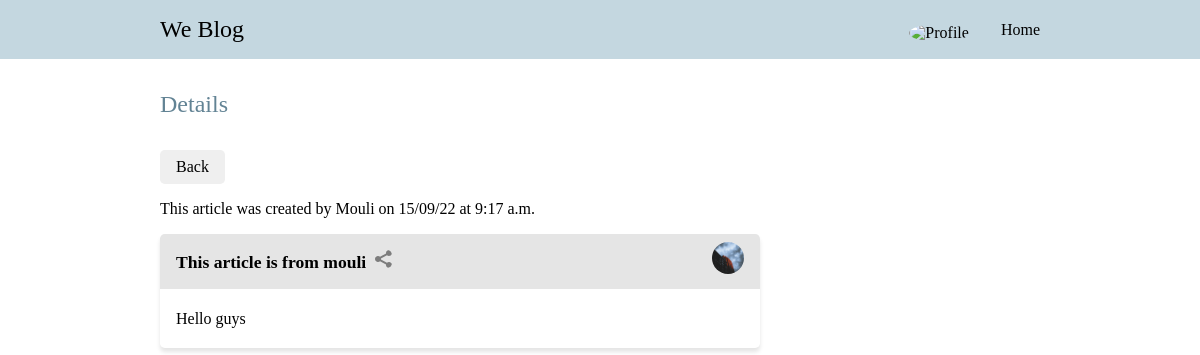
The app's page /Detail/1 with its own data.
### blog/models.py (models this page shows, shortened)
class Article(models.Model):
    user = models.ForeignKey(User, on_delete=models.CASCADE, null=True)
    title=models.CharField(max_length=200)
    desc=models.TextField()
    date = models.DateTimeField(default=datetime.now)
    pic = models.ImageField(null = True, blank = True, upload_to='Articlepics/')

class Profile(models.Model):
    user = models.OneToOneField(User, on_delete=models.CASCADE, null=True)
    pic = models.ImageField(default="Defaultprofilepic.jpg", upload_to='Profiles/')

### blog/views.py (the view)
# urls.py: path('Detail/<int:Article_id>', views.detail, name="Detail" ),
def detail(request, Article_id):
    return render(request, 'Detail.html', {'Article':Article.objects.get(id=Article_id)})

### Templates/Detail.html (shortened to what this page needs)
{% load static %}
<!DOCTYPE html>
<html lang="en">
  <head>
    <link rel="stylesheet" href="{% static '/Css/Landingpage.css' %}" />
    <link rel="stylesheet" href="{% static '/Css/Home.css' %}" />
    <link rel="stylesheet" href="{% static '/Css/Details.css' %}" />
  </head>
  <body>
    <header>
      <a href="/"><span>We Blog</span></a>
      <ul>
        <a class="nohover" href="{% url 'Profile' %}"
        ><img src="{{user.profile.pic.url}}" alt="Profile"
      /></a>
        <a href="{% url 'Bloghome' %}">
          <li>Home</li>
        </a>
      </ul>
    </header>
    <div class="Main">
      <h1>Details</h1>
      <a class="Back" href="{% url 'Bloghome' %}"><button>Back</button></a>
      <p class="detail">This article was created by {{Article.user}} on {{Article.date | date:"j/m/y"}} at {{Article.date | time}}</p class="detail">
      <div class="Article">
        <section>
          <p class="title" id="title-{{Article.id}}">
            <b>{{Article.title}}&nbsp;</b>
            <svg
              class="share"
              id="http://127.0.0.1:8000/Detail/{{Article.id}}"
              onclick="Copy(this)"
              width="17"
              height="18"
              viewBox="0 0 17 18"
              fill="none"
              xmlns="http://www.w3.org/2000/svg"
            >
              <path
                d="M0 9C0 10.654 1.346 12 3 12C3.794 12 4.512 11.685 5.049 11.18L11.04 14.604C11.022 14.734 11 14.864 11 15C11 16.654 12.346 18 14 18C15.654 18 17 16.654 17 15C17 13.346 15.654 12 14 12C13.206 12 12.488 12.315 11.951 12.82L5.96 9.397C5.978 9.266 6 9.136 6 9C6 8.864 5.978 8.734 5.96 8.603L11.951 5.18C12.488 5.685 13.206 6 14 6C15.654 6 17 4.654 17 3C17 1.346 15.654 0 14 0C12.346 0 11 1.346 11 3C11 3.136 11.022 3.266 11.04 3.397L5.049 6.82C4.496 6.29468 3.76273 6.00123 3 6C1.346 6 0 7.346 0 9Z"
                fill="#7D7D7D"
              />
            </svg>
          </p>
          <a href="{% url 'Authorpage' Article.user.id %}">
            <img src="{{Article.user.profile.pic.url}}" alt="Profilepic" />
          </a>
        </section>
        <div class="desc">
          <p>{{Article.desc}}</p>
        </div>
      </div>
    </div>
  </body>
</html>

### Static/Css/Landingpage.css (style rules this page uses)
:root { --radius: 0.3rem; --input: #ededed; --para-light: #595959; --para-dark: #000000; --ff: montserrat medium; --header-light: #242424; --horizantal-padding: 10rem; --primary-clr-800: #628394; --primary-clr-400: #c4d7e0; }
* { margin: 0; padding: 0; font-family: var(--ff); text-decoration: none; box-sizing: border-box; scroll-behavior: smooth; border-radius: var(--radius); }
::placeholder { color: #a7a7a7; }
header { display: flex; flex-wrap: wrap; border-radius: 0; max-height: 4rem; align-items: center; padding: 1rem var(--horizantal-padding); background-color: var(--primary-clr-400); }
header a { cursor: pointer; color: var(--para-dark); }
header img { top: 0.2rem; width: 2rem; height: 2rem; object-fit: cover; position: relative; border-radius: 50%; }
header span { font-size: 1.5rem; cursor: pointer; }
ul { gap: 2rem; display: flex; font-size: 1rem; list-style: none; margin-left: auto; place-items: center; }

### Static/Css/Home.css (style rules this page uses)
header { border-radius: 0px; position: sticky; top: 0; }
.Main { margin: 0 var(--horizantal-padding); }
h1 { font-weight: lighter; color: var(--primary-clr-800); font-size: 1.5rem; }
.Article { width: 50vw; margin: 1rem 0; box-shadow: 0px 4px 4px 0px #e5e5e5; }
.Article section { display: flex; gap: 2rem; line-height: 1.5rem; align-items: center; padding: 0.5rem 1rem; justify-content: space-between; border-radius: 0.3rem 0.3rem 0 0; background-color: #e5e5e5; }
.Article section img { width: 2rem; height: 2rem; object-fit: cover; border-radius: 50%; }
.title { font-size: 1.1rem; line-height: 2rem; }

### Static/Css/Details.css (style rules this page uses)
h1 { margin: 2rem 0; }
.detail, .Article, .Time { margin: 1rem 0; }
.Article .desc { line-height: 1.7rem; padding: 1rem; }
button { border: none; font-size: 1rem; cursor: pointer; align-items: center; border-radius: var(--radius); padding: 0.5rem 1rem; }

### records on screen
Article: user "Mouli", date "15/09/22", date "9:17 a.m.", title "This article is from mouli", user.profile.pic (picture), desc "Hello guys"
